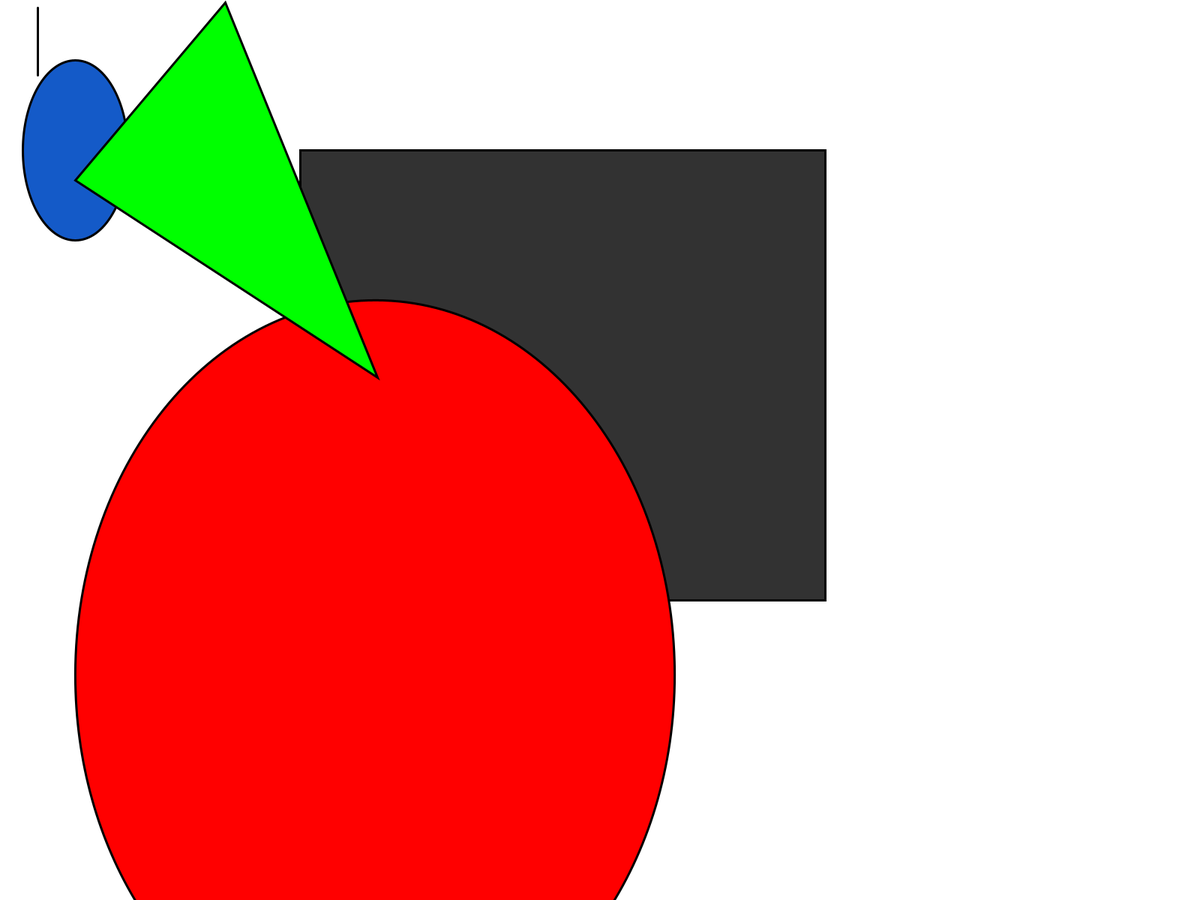
Frame 1 (no input)
Frame 60 (the mouse pressed at the canvas centre just before this capture): identical to frame 1, image omitted
Frame 120 (the mouse held since frame 60 and released just before this capture): identical to frame 1, image omitted

The Processing sketch that drew this single still picture (run headless with seeded random() and noise(); from frame 60 on, the mouse is pressed at the canvas centre):

// Processing sketch: Helton_S2_A8
// ── Helton_S2_A8.pde
//Tanner Helton
void setup() {
  fullScreen();
}
void draw() {
  strokeWeight(3);
  background(255);
  fill(0);
  line(50, 10, 50, 100);
  fill(50,50,50);
  rect(400,200,700,600);
  fill(20,90,200);
  ellipse(100,200,140,240);
  fill(255,0,0);
  arc(500,900,800,1000,300,600,740);
  fill(0,255,0);
  triangle(300,003,503,503,100,240);
}
